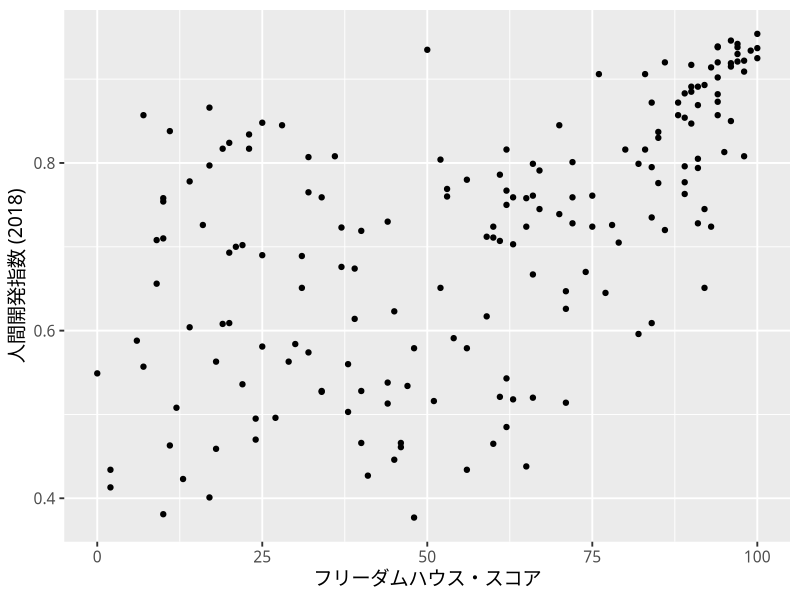
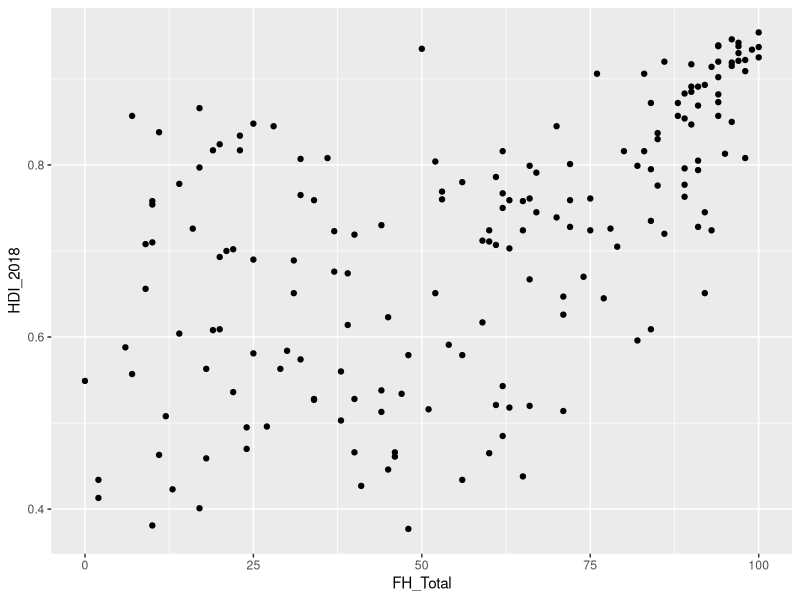
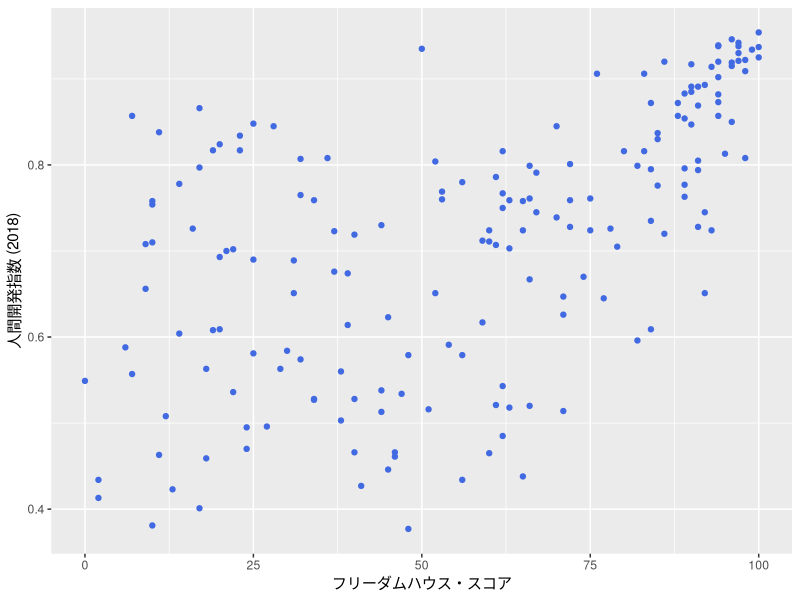
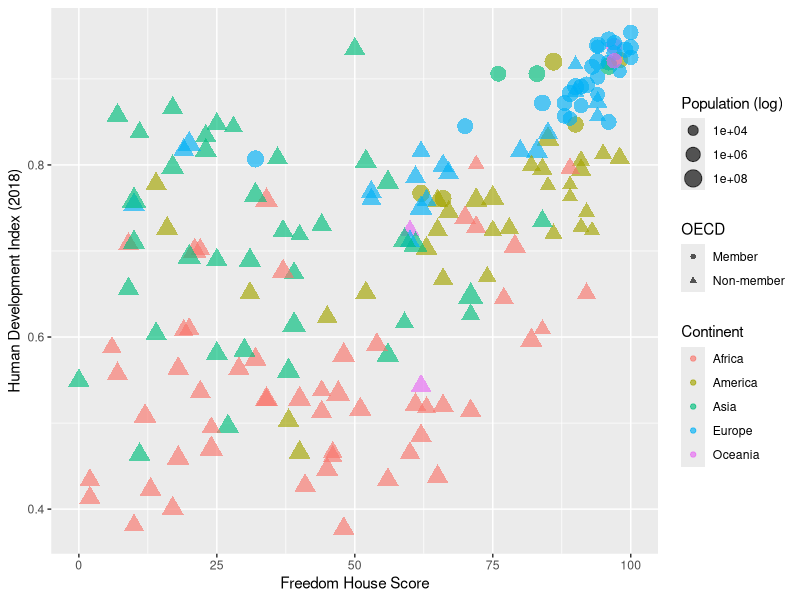
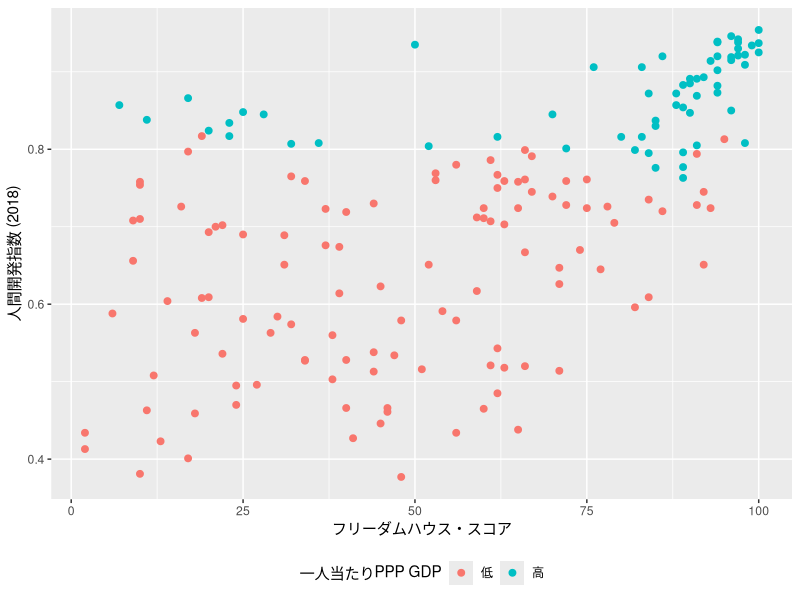
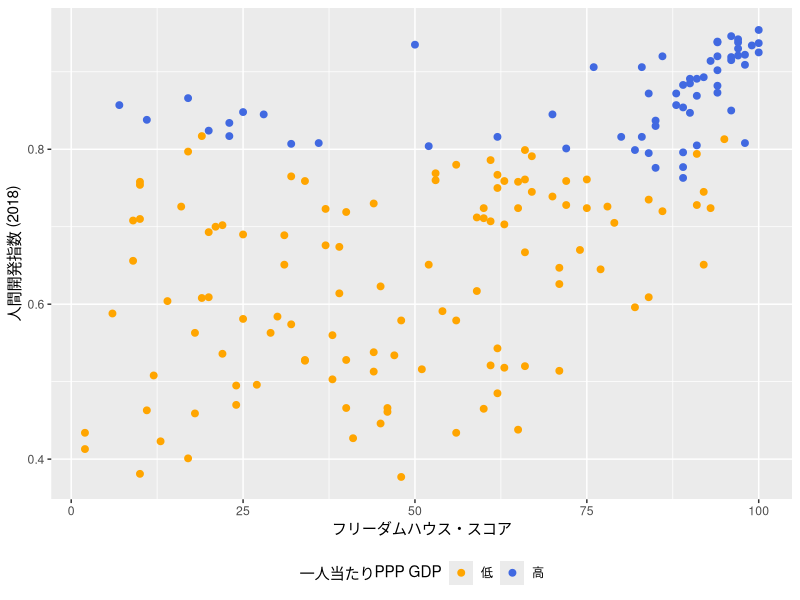
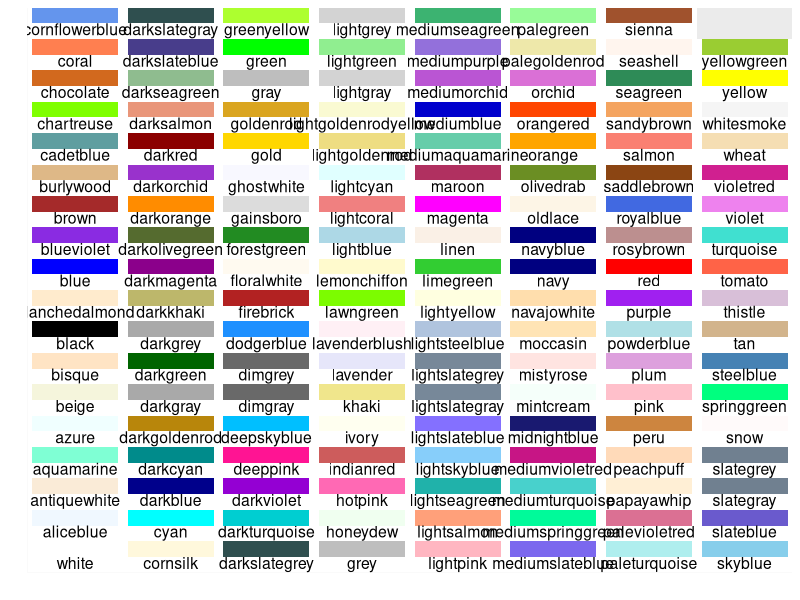
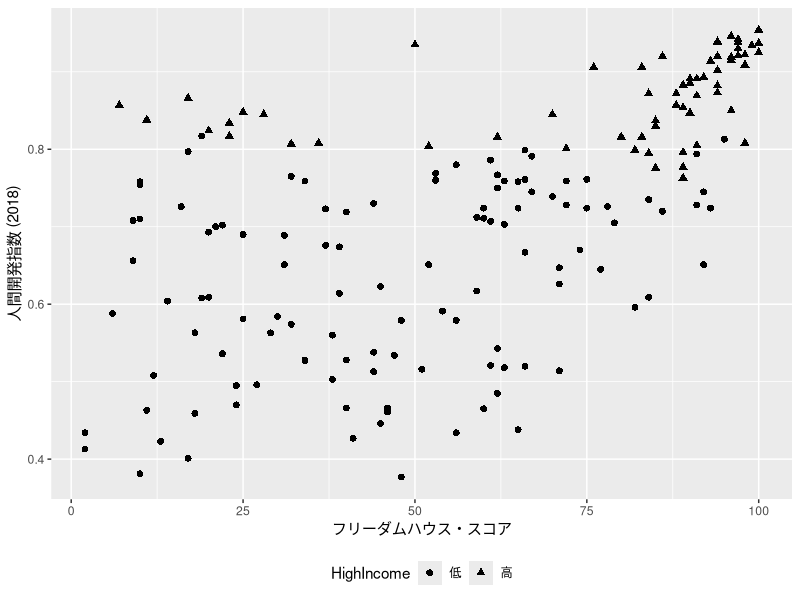

R code for these plots, in order:
## ---- chunk 1
#| include: false
library(tidyverse)
knitr::opts_chunk$set(dev       = "ragg_png",
                      dpi       = 300,
                      fig.align = "center",
                      echo      = TRUE,
                      warning   = FALSE)
df <- read_csv("Data/Micro09.csv")
## ---- chunk 2
#| echo: false
#| fig-width: 5
#| fig-height: 5
#| warning: false
#| out-width: "500px"
#| fig-cap: "2次元散布図の例"
df %>%
   ggplot() +
   geom_point(aes(x = FH_Total, y = HDI_2018)) +
   labs(x = "フリーダムハウス・スコア", y = "人間開発指数 (2018)") +
   theme_gray(base_family = "HiraKakuProN-W3",
              base_size   = 14)
## ---- chunk 3
#| fig-width: 8
#| fig-height: 5
#| warning: false
#| out-width: "800px"
df %>%
   ggplot() +
   geom_point(aes(x = FH_Total, y = HDI_2018))
## ---- chunk 4
#| fig-width: 8
#| fig-height: 5
#| warning: false
#| out-width: "800px"
df %>%
   ggplot() +
   geom_point(aes(x = FH_Total, y = HDI_2018), color = "royalblue") +
   labs(x = "フリーダムハウス・スコア", y = "人間開発指数 (2018)")
## ---- chunk 5
#| fig-width: 10
#| fig-height: 4
#| warning: false
#| out-width: "1000px"
#| fig-cap: "5次元散布図の例"
df %>%
   mutate(OECD = if_else(OECD == 1, "Member", "Non-member")) %>%
   ggplot() +
   geom_point(aes(x = FH_Total, y = HDI_2018, color = Continent,
                  size = Population, shape = OECD), alpha = 0.65) +
   scale_size_continuous(trans = "log10") +
   labs(x = "Freedom House Score", y = "Human Development Index (2018)",
        size = "Population (log)")
## ---- chunk 6
#| fig-width: 8
#| fig-height: 5
#| warning: false
#| out-width: "800px"
scatter_plot1 <- df %>%
   # 散布図に使われる変数が一つでも欠損していれば、その行（国）は除外する
   drop_na(FH_Total, HDI_2018, PPP_per_capita) %>%
   # リコーディング
   mutate(HighIncome = if_else(PPP_per_capita >= 20000, "高", "低")) %>%
   ggplot() +
   geom_point(aes(x = FH_Total, y = HDI_2018, color = HighIncome), 
              size = 2) +
   # ラベル修正
   labs(x = "フリーダムハウス・スコア", y = "人間開発指数 (2018)",
        color = "一人当たりPPP GDP") +
   # 凡例を下側に
   theme(legend.position = "bottom")

scatter_plot1
## ---- chunk 7
#| fig-width: 8
#| fig-height: 5
#| warning: false
#| out-width: "800px"
scatter_plot1 +
   scale_color_manual(values = c("低" = "orange", "高" = "royalblue"))
## ---- chunk 8
#| echo: false
#| fig-width: 12
#| fig-height: 10
data.frame(c=colors()) %>%
   mutate(Num = grepl(x = c, pattern = "[0-9]$")) %>%
   filter(Num == FALSE) %>%
   mutate(y = seq(0, length(c) - 1) %% 18,
          x = seq(0, length(c) - 1) %/% 18) %>%
   ggplot() +
   scale_x_continuous(name="", breaks=NULL, expand=c(0, 0)) +
   scale_y_continuous(name="", breaks=NULL, expand=c(0, 0)) +
   scale_fill_identity() +
   geom_rect(aes(xmin=x, xmax=x+1, ymin=y, ymax=y+1), fill="white") +
   geom_rect(aes(xmin=x+0.05, xmax=x+0.95, ymin=y+0.5, ymax=y+1, fill=c)) +
   geom_text(aes(x=x+0.5, y=y+0.5, label=c), colour="black", hjust=0.5, vjust=1, size=4)
## ---- chunk 9
colors()
## ---- chunk 10
#| fig-width: 8
#| fig-height: 5
#| warning: false
#| out-width: "800px"
scatter_plot2 <- df %>%
   drop_na(FH_Total, HDI_2018, PPP_per_capita) %>%
   mutate(HighIncome = if_else(PPP_per_capita >= 20000, "高", "低")) %>%
   ggplot() +
   geom_point(aes(x = FH_Total, y = HDI_2018, shape = HighIncome), 
              size = 2) +
   labs(x = "フリーダムハウス・スコア", y = "人間開発指数 (2018)",
        color = "一人当たりPPP GDP") +
   theme(legend.position = "bottom")

scatter_plot2
## ---- chunk 11
#| fig-width: 8
#| fig-height: 5
#| warning: false
#| out-width: "800px"
scatter_plot2 +
   scale_shape_manual(values = c("低" = 4, "高" = 1))
## ---- chunk 12
#| echo: false
#| fig-width: 8
#| fig-height: 2.8
tibble(x = rep(1:5, 5),
       y = rep(1:5, each = 5)) %>%
   filter(!(y == 1 & x >= 4)) %>%
   arrange(desc(y), x) %>%
   mutate(pch = as.character(0:22)) %>%
   ggplot(aes(x = x, y = y)) +
   geom_point(aes(shape = pch), 
              color = "black", bg = "gray", size = 3) +
   geom_text(aes(y = y + 0.25, label = pch), size = 5) +
   scale_shape_manual(values = c("1"  =  1,  "2" =  2, "3"  =  3, "4"  =  4,
                                 "5"  =  5,  "6" =  6, "7"  =  7, "8"  =  8,
                                 "9"  =  5, "10" = 10, "11" = 11, "12" = 12,
                                 "13" = 13, "14" = 14, "15" = 15, "16" = 16,
                                 "17" = 17, "18" = 18, "19" = 19, "20" = 20,
                                 "21" = 21, "22" = 22, "0"  = 0)) +
   theme_minimal() +
   theme(panel.grid.minor = element_blank(),
         axis.line = element_blank(),
         axis.title = element_blank(),
         axis.text = element_blank(),
         legend.position = "none")
## ---- chunk 13
#| fig-cap: "折れ線グラフの例 (1)"
#| echo: false
#| fig-width: 5
#| fig-height: 5
#| warning: false
#| out-width: "500px"
COVID_df <- read_csv("Data/Micro14.csv")
COVID_df %>%
   ggplot(aes(x = Day, y = NewCases)) +
   geom_line(aes(group = Country)) +
   labs(x = "日 (2021年6月)", y = "100万人当たり新規感染者数 (人)") +
   theme_bw(base_size   = 14)
## ---- chunk 14
#| fig-cap: "折れ線グラフの例 (2)"
#| echo: false
#| fig-width: 5
#| fig-height: 5
#| warning: false
#| out-width: "500px"
COVID_df <- read_csv("Data/Micro14.csv")
COVID_df %>%
   ggplot(aes(x = Day, y = NewCases)) +
   geom_line(aes(group = Country)) +
   geom_point(size = 3) +
   labs(x = "日 (2021年6月)", y = "100万人当たり新規感染者数 (人)") +
   theme_bw(base_size   = 14)
## ---- chunk 15
#| message: false
COVID_df <- read_csv("Data/Micro14.csv")
COVID_df
## ---- chunk 16
#| fig-width: 5
#| fig-height: 5
#| out-width: "500px"
COVID_df %>%
   filter(Country == "Japan") %>%
   ggplot() +
   geom_line(aes(x = Day, y = NewCases)) +
   labs(x = "日 (2021年6月)", y = "100万人当たり新規感染者数 (人)")
## ---- chunk 17
#| fig-width: 5
#| fig-height: 5
#| out-width: "500px"
COVID_df <- COVID_df %>%
   mutate(Country = case_when(Country == "Japan" ~ "日本",
                              Country == "Korea" ~ "韓国",
                              TRUE               ~ "台湾"),
          Country = factor(Country, levels = c("日本", "韓国", "台湾")))

COVID_df %>%
   ggplot() +
   geom_line(aes(x = Day, y = NewCases, group = Country)) +
   labs(x = "日 (2021年6月)", y = "100万人当たり新規感染者数 (人)")
## ---- chunk 18
#| fig-width: 7
#| fig-height: 5
#| out-width: "700px"
COVID_df %>%
   ggplot() +
   geom_line(aes(x = Day, y = NewCases, group = Country, color = Country), 
             size = 1.5) +
   labs(x = "日 (2021年6月)", y = "100万人当たり新規感染者数 (人)", 
        color = "国/地域")
## ---- chunk 19
#| fig-width: 8
#| fig-height: 3.5
COVID_df %>%
   ggplot() +
   geom_line(aes(x = Day, y = NewCases, group = Country, 
                 linetype = Country), size = 1) +
   labs(x = "日 (2021年6月)", y = "100万人当たり新規感染者数 (人)", 
        linetype = "国/地域") 
## ---- chunk 20
#| fig-width: 8
#| fig-height: 3.5
COVID_df %>%
   ggplot() +
   geom_line(aes(x = Day, y = NewCases, group = Country, 
                 linetype = Country), size = 1) +
   labs(x = "日 (2021年6月)", y = "100万人当たり新規感染者数 (人)", 
        linetype = "国/地域") +
   scale_linetype_manual(values = c("日本" = 1, "韓国" = 2, "台湾" = 3))
## ---- chunk 21
#| echo: false
#| fig-width: 8
#| fig-height: 2.5
tibble(x = rep(1, 6),
       xend = rep(5, 6),
       y = 1:6,
       yend = 1:6,
       type = c("6", "5", "4", "3", "2", "1")) %>%
   ggplot() +
   geom_segment(aes(x = x, xend = xend, 
                    y = y, yend = yend, linetype = type)) +
   scale_y_continuous(breaks = 1:6, labels = 6:1) +
   scale_linetype_manual(values = c("1" = 1, "2" = 2, "3" = 3, 
                                    "4" = 4, "5" = 5, "6" = 6)) +
   labs(y = "linetypeの値") +
   theme_minimal(base_size = 14) +
   theme(panel.grid = element_blank(),
         axis.title.x = element_blank(),
         axis.text.x = element_blank(),
         legend.position = "none")
## ---- chunk 22
#| fig-width: 8
#| fig-height: 3.5
COVID_df %>%
   ggplot() +
   geom_line(aes(x = Day, y = NewCases, group = Country), size = 1) +
   labs(x = "日 (2021年6月)", y = "100万人当たり新規感染者数 (人)", 
        linetype = "国/地域") + 
   facet_wrap(~Country, ncol = 3)
## ---- chunk 23
#| fig-width: 8
#| fig-height: 3.5
COVID_df %>%
   ggplot() +
   geom_line(aes(x = Day, y = NewCases, group = Country), size = 1) +
   labs(x = "日 (2021年6月)", y = "100万人当たり新規感染者数 (人)", 
        linetype = "国/地域") + 
   facet_wrap(~Country, ncol = 3, scales = "free_y")
## ---- chunk 24
#| fig-width: 8
#| fig-height: 4
COVID_df %>%
   ggplot(aes()) +
   geom_line(aes(x = Day, y = NewCases, color = Country, group = Country), 
             size = 1) +
   geom_point(aes(x = Day, y = NewCases, color = Country, shape = Country), 
              size = 3) +
   labs(x = "日 (2021年6月)", y = "100万人当たり新規感染者数 (人)", 
        color = "国/地域", shape = "国/地域") +
   scale_color_manual(values = c("日本" = "royalblue",
                                 "韓国" = "darkred",
                                 "台湾" = "forestgreen")) +
   theme_bw()
## ---- chunk 25
#| fig-width: 8
#| fig-height: 4
COVID_df %>%
   # 共通するマッピングはggplot()内で指定可能
   ggplot(aes(x = Day, y = NewCases, color = Country)) +
   geom_line(aes(group = Country), size = 1) +
   geom_point(aes(shape = Country), size = 3) +
   labs(x = "日 (2021年6月)", y = "100万人当たり新規感染者数 (人)", 
        color = "国/地域", shape = "国/地域") +
   scale_color_manual(values = c("日本" = "royalblue",
                                 "韓国" = "darkred",
                                 "台湾" = "forestgreen")) +
   theme_bw()
## ---- chunk 26
#| fig-cap: "箱ひげ図の例"
#| echo: false
#| fig-width: 4
#| fig-height: 4
#| warning: false
#| out-width: "500px"
df %>%
   ggplot() +
   geom_boxplot(aes(x = 1, y = HDI_2018), width = 0.5) +
   annotate("text", x = 1.3, y = 0.7325, label = "中央値", hjust = 0) +
   annotate("text", x = 1.3, y = 0.5870, label = "第一四分位数", hjust = 0) +
   annotate("text", x = 1.3, y = 0.8347, label = "第三四分位数", hjust = 0) +
   annotate("text", x = 1.05, y = 0.3770, label = "最小値", hjust = 0) +
   annotate("text", x = 1.05, y = 0.9540, label = "最大値", hjust = 0) +
   labs(x = "", y = "人間開発指数 (2018)") +
   coord_cartesian(xlim = c(0.75, 1.5)) +
   theme_minimal() +
   theme(axis.text.x = element_blank())
## ---- chunk 27
my_vec1 <- c(5, 1, 11, 2, 4, 2, 6, 15, 7, 8, 9)
my_vec1
## ---- chunk 28
sort(my_vec1)
## ---- chunk 29
my_vec2 <- my_vec1[my_vec1 > 6]
my_vec3 <- my_vec1[my_vec1 < 6]

my_vec2
my_vec3
## ---- chunk 30
#| fig-width: 5
#| fig-height: 4.2
#| out-width: "500px"
df %>%
   ggplot() +
   geom_boxplot(aes(y = HDI_2018)) +
   labs(x = "", y = "Human Development Index") +
   theme_bw()
## ---- chunk 31
#| fig-width: 8
#| fig-height: 3
df %>%
   ggplot() +
   geom_boxplot(aes(y = HDI_2018, x = Continent)) +
   labs(x = "Continent", y = "Human Development Index") +
   theme_bw()
## ---- chunk 32
#| fig-width: 8
#| fig-height: 3
df %>%
   ggplot() +
   geom_boxplot(aes(y = HDI_2018, x = Continent), fill = "cornsilk") +
   labs(x = "Continent", y = "Human Development Index") +
   theme_bw()
## ---- chunk 33
#| fig-width: 8
#| fig-height: 3
df %>%
   ggplot() +
   geom_boxplot(aes(y = HDI_2018, x = Continent, fill = Continent)) +
   labs(x = "Continent", y = "Human Development Index") +
   theme_bw() +
   theme(legend.position = "none")
## ---- chunk 34
#| fig-width: 8
#| fig-height: 3.25
df %>%
   ggplot() +
   geom_boxplot(aes(y = HDI_2018, x = Continent), width = 0.5) +
   labs(x = "Continent", y = "Human Development Index") +
   theme_bw() +
   theme(legend.position = "none")
## ---- chunk 35
#| fig-width: 8
#| fig-height: 3.25
df %>%
   ggplot() +
   geom_boxplot(aes(x = HDI_2018, y = Continent)) +
   labs(x = "Human Development Index", y = "Continent") +
   theme_bw(base_size = 14) +
   theme(legend.position = "none")
## ---- chunk 36
#| fig-width: 8
#| fig-height: 3.25
df %>%
   ggplot() +
   geom_boxplot(aes(x = HDI_2018, y = Continent)) +
   labs(x = "Human Development Index", y = "Continent") +
   scale_y_discrete(limits = rev) +
   theme_bw(base_size = 14) +
   theme(legend.position = "none")
